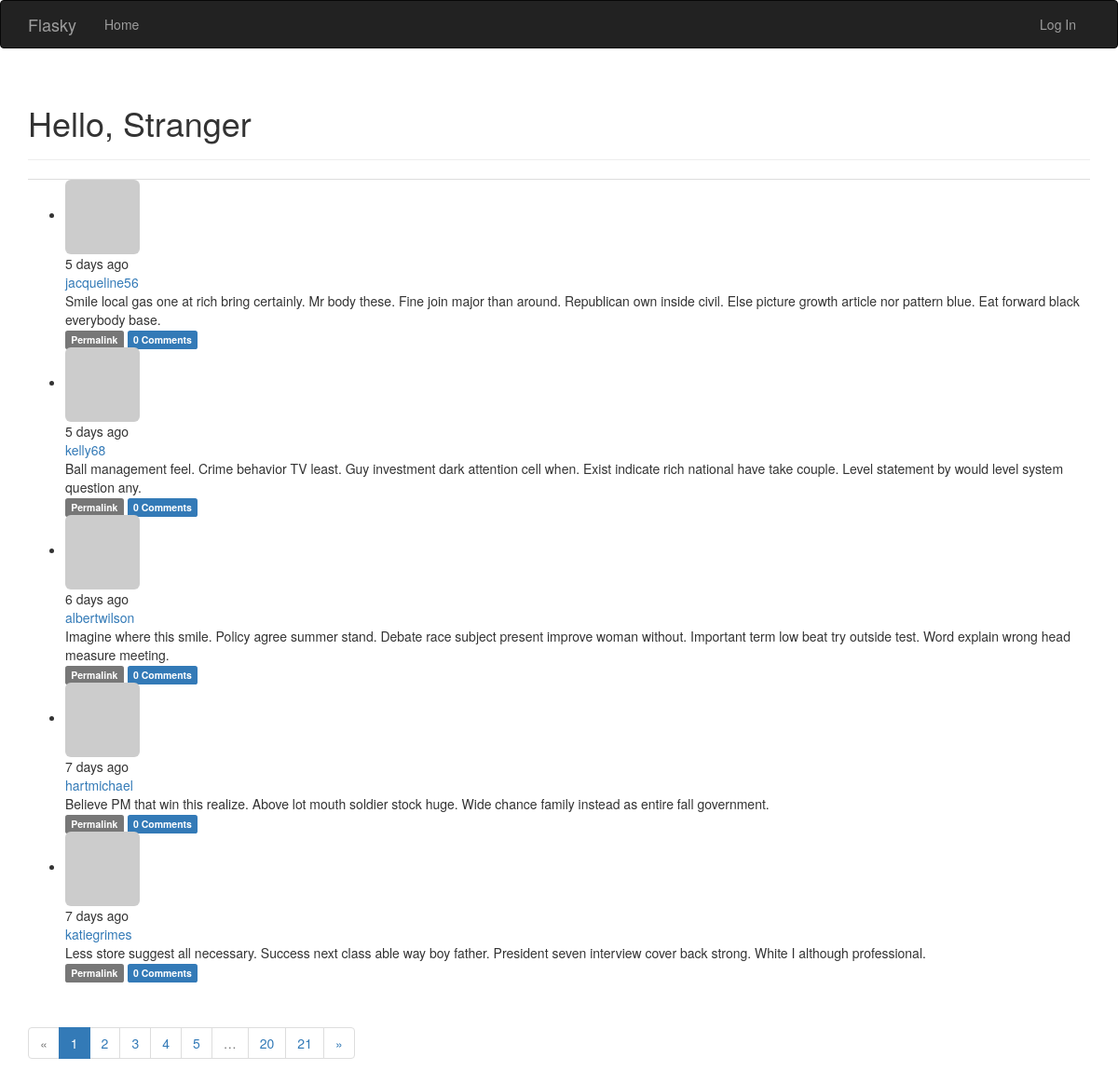
The page / on the database its author committed.
### app/models.py (models this page shows, shortened)
class Post(db.Model):
    __tablename__ = 'posts'
    id = db.Column(db.Integer, primary_key=True)
    body = db.Column(db.Text)
    timestamp = db.Column(db.DateTime, index=True, default=datetime.now)
    author_id = db.Column(db.Integer, db.ForeignKey('users.id'))
    body_html = db.Column(db.Text)
    comments = db.relationship('Comment', backref='post', lazy='dynamic')

class User(UserMixin, db.Model):
    __tablename__ = 'users'
    id = db.Column(db.Integer, primary_key=True)
    email = db.Column(db.String(64), unique=True, index=True)
    username = db.Column(db.String(64), unique=True, index=True)
    role_id = db.Column(db.Integer, db.ForeignKey('roles.id'))
    password_hash = db.Column(db.String(128))
    confirmed = db.Column(db.Boolean, default=False)
    name = db.Column(db.String(64))
    location = db.Column(db.String(64))
    about_me = db.Column(db.Text())
    member_since = db.Column(db.DateTime(), default=datetime.utcnow)
    last_seen = db.Column(db.DateTime(), default=datetime.utcnow)
    post = db.relationship('Post', backref='author', lazy='dynamic')
    followed = db.relationship('Follow',
                               foreign_keys=[Follow.follower_id],
                               backref=db.backref('follower', lazy='joined'),
                               lazy='dynamic',
                               cascade='all, delete-orphan')
    followers = db.relationship('Follow',
                                foreign_keys=[Follow.followed_id],
                                backref=db.backref('followed', lazy='joined'),
                                lazy='dynamic',
                                cascade='all, delete-orphan')
    comments = db.relationship('Comment', backref='author', lazy='dynamic')
    @property
    def password(self):
        raise AttributeError('Password is not a readable attribute')
    def gravatar(self, size=100, default='identicon', rating=9):
        url = 'https://secure.gravatar.com/avatar'
        hash = hashlib.md5(self.email.lower().encode('utf-8')).hexdigest()
        return '{url}/{hash}?s={size}&d={default}&r={rating}'.format(url=url, hash=hash, size=size, default=default, rating=rating)

### app/main/views.py (the view)
@main.route('/', methods=['GET', 'POST'])
def index():
    form = PostForm()
    if current_user.can(Permision.WRITE) and form.validate_on_submit():
        post = Post(body=form.body.data, author=current_user._get_current_object())
        db.session.add(post)
        db.session.commit()
        return redirect(url_for('.index'))
    page = request.args.get('page', 1, type=int)
    pagination = Post.query.order_by(Post.timestamp.desc()).paginate(
        page, per_page=current_app.config['FLASK_POSTS_PER_PAGE'], error_out=False
    )
    posts = pagination.items
    return render_template('index.html', form=form, posts=posts, pagination=pagination)

### app/auth/views.py (called while the page is built)
@auth.before_app_request
def before_request():
    if current_user.is_authenticated:
        current_user.ping()
        if not current_user.confirmed and request.endpoint and request.blueprint != 'auth' and request.endpoint != 'static':
            return redirect(url_for('auth.unconfirmed'))

### app/main/__init__.py (called while the page is built)
@main.app_context_processor
def inject_permissions():
    return dict(Permision=Permision)

### app/models.py (called while the page is built)
    def can(self, permissions):
        return False

    def is_administrator(self):
        return False

### app/templates/index.html (shortened to what this page needs)
{% extends "base.html" %}
{% import "bootstrap/wtf.html" as wtf %}
{% import "_macros.html" as macros %}
{% block page_content %}
<div class="page-header">
    <h1>Hello,
    {% if current_user.is_authenticated %}
        {{current_user.username}}
    {% else %}
        Stranger</h1>
    {% endif %}
</div>
<div class="post-tabs">
    <ul class="nav nav-tabs">
    </ul>
    {% include '_posts.html' %}
</div>
<div class="pagination">
    {{macros.pagination_widget(pagination, '.index')}}
</div>
<br>
<br>
{% endblock %}

### app/templates/base.html (shortened to what this page needs)
{% extends "bootstrap/base.html" %}
{% block head %}
{{ super() }}
{% endblock %}
{% block navbar %}
<div class="navbar navbar-inverse" role="navigation">
    <div class="container">
        <div class="navbar-header">
            <a class="navbar-brand" href="/">Flasky</a>
        </div>
        <div class="navbar-collapse collapse">
            <ul class="nav navbar-nav">
                <li><a href="/">Home</a></li>
            </ul>
            <ul class="nav navbar-nav navbar-right">
                {% if current_user.is_authenticated %}
                <li>
                    <a href="{{url_for('main.user', username=current_user.username)}}">Profile</a>
                </li>
                <li>
                    <a href="{{url_for('auth.logout')}}">Log Out</a>
                </li>
                {% else %}
                <li>
                    <a href="{{url_for('auth.login')}}">Log In</a>
                </li>
                {% endif %}
            </ul>
        </div>
    </div>
</div>
{% endblock %}
{% block content %}
<div class="container">
    {% block page_content %}{% endblock %}
</div>
{% endblock %}

### app/templates/_macros.html
{% macro pagination_widget(pagination, endpoint, fragment='') %}
<ul class="pagination">
    <li{% if not pagination.has_prev %} class="disabled"{% endif %}>
        <a href="{% if pagination.has_prev %}{{ url_for(endpoint, page=pagination.prev_num, **kwargs) }}{{ fragment }}{% else %}#{% endif %}">
            &laquo;
        </a>
    </li>
    {% for p in pagination.iter_pages() %}
        {% if p %}
            {% if p == pagination.page %}
            <li class="active">
                <a href="{{ url_for(endpoint, page = p, **kwargs) }}{{ fragment }}">{{ p }}</a>
            </li>
            {% else %}
            <li>
                <a href="{{ url_for(endpoint, page = p, **kwargs) }}{{ fragment }}">{{ p }}</a>
            </li>
            {% endif %}
        {% else %}
        <li class="disabled"><a href="#">&hellip;</a></li>
        {% endif %}
    {% endfor %}
    <li{% if not pagination.has_next %} class="disabled"{% endif %}>
        <a href="{% if pagination.has_next %}{{ url_for(endpoint, page=pagination.next_num, **kwargs) }}{{ fragment }}{% else %}#{% endif %}">
            &raquo;
        </a>
    </li>
</ul>
{% endmacro %}

### app/templates/_posts.html (shortened to what this page needs)
<ul class="posts">
    {% for post in posts %}
    <li class="post">
        <div class="post-thumbnail">
            <a href="{{ url_for('.user', username=post.author.username) }}">
                <img class="img-rounded profile-thumbnail" src="{{ post.author.gravatar(size=40) }}">
            </a>
        </div>
        <div class="post-content">
            <div class="post-date">{{ moment(post.timestamp).fromNow() }}</div>
            <div class="post-author"><a href="{{ url_for('.user', username=post.author.username) }}">{{ post.author.username }}</a></div>
            <div class="post-body">
                {% if post.body_html %}
                    {{ post.body_html | safe }}
                {% else %}
                    {{ post.body }}
                {% endif %}
            </div>
            <div class="post-footer">
                <a href="{{ url_for('.post', id=post.id) }}">
                    <span class="label label-default">Permalink</span>
                </a>
                <a href="{{ url_for('.post', id=post.id) }}#comments">
                    <span class="label label-primary">{{ post.comments.count() }} Comments</span>
                </a>
            </div>
        </div>
    </li>
    {% endfor %}
</ul>

### rows shown on the page
Post: timestamp "5 days ago", author.username "jacqueline56", body "Smile local gas one at rich bring certainly. Mr body these. Fine join major than around. Republican own inside civil. Else picture growth article nor pattern blue. Eat forward black everybody base.", comments.count "0"
Post: timestamp "5 days ago", author.username "kelly68", body "Ball management feel. Crime behavior TV least. Guy investment dark attention cell when. Exist indicate rich national have take couple. Level statement by would level system question any.", comments.count "0"
Post: timestamp "6 days ago", author.username "albertwilson", body "Imagine where this smile. Policy agree summer stand. Debate race subject present improve woman without. Important term low beat try outside test. Word explain wrong head measure meeting.", comments.count "0"
Post: timestamp "7 days ago", author.username "hartmichael", body "Believe PM that win this realize. Above lot mouth soldier stock huge. Wide chance family instead as entire fall government.", comments.count "0"
Post: timestamp "7 days ago", author.username "katiegrimes", body "Less store suggest all necessary. Success next class able way boy father. President seven interview cover back strong. White I although professional.", comments.count "0"

### other values the page prints
{{ p }} "1"
{{ p }} "2" "3" "4" "5" "20" "21"
